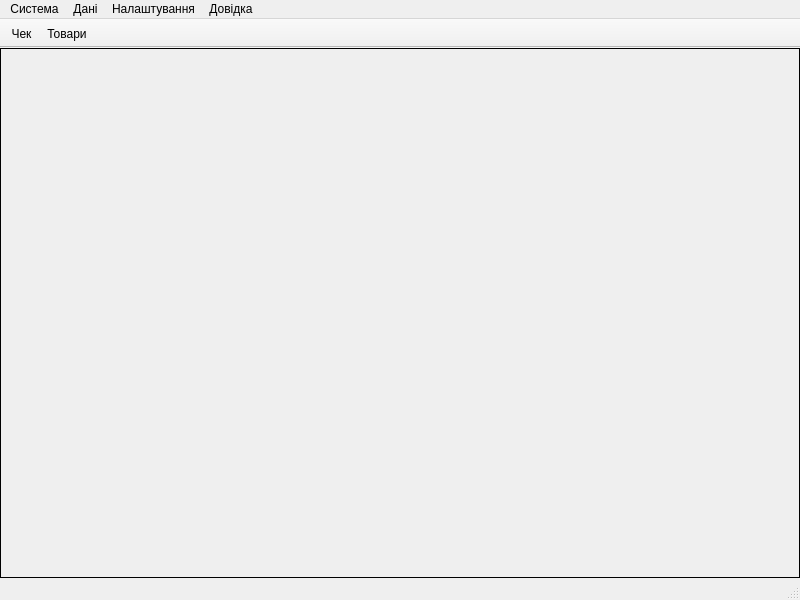
<?xml version="1.0" encoding="UTF-8"?>
<ui version="4.0">
 <class>MainWindow</class>
 <widget class="QMainWindow" name="MainWindow">
  <property name="geometry">
   <rect>
    <x>0</x>
    <y>0</y>
    <width>800</width>
    <height>600</height>
   </rect>
  </property>
  <property name="windowTitle">
   <string>Магазин іграшок</string>
  </property>
  <property name="windowIcon">
   <iconset resource="icons.qrc">
    <normaloff>:/icons/icons/SShop.ico</normaloff>:/icons/icons/SShop.ico</iconset>
  </property>
  <widget class="QWidget" name="centralWidget">
   <layout class="QHBoxLayout" name="horizontalLayout_2">
    <property name="leftMargin">
     <number>0</number>
    </property>
    <property name="topMargin">
     <number>0</number>
    </property>
    <property name="rightMargin">
     <number>0</number>
    </property>
    <property name="bottomMargin">
     <number>0</number>
    </property>
    <item>
     <widget class="QStackedWidget" name="stackedWidget">
      <property name="frameShape">
       <enum>QFrame::Box</enum>
      </property>
      <property name="currentIndex">
       <number>1</number>
      </property>
      <widget class="QWidget" name="page">
       <layout class="QGridLayout" name="gridLayout_2">
        <property name="leftMargin">
         <number>0</number>
        </property>
        <property name="topMargin">
         <number>0</number>
        </property>
        <property name="rightMargin">
         <number>0</number>
        </property>
        <property name="bottomMargin">
         <number>0</number>
        </property>
        <item row="0" column="0">
         <widget class="QTableWidget" name="tablePurchase">
          <property name="editTriggers">
           <set>QAbstractItemView::DoubleClicked|QAbstractItemView::SelectedClicked</set>
          </property>
          <property name="selectionMode">
           <enum>QAbstractItemView::SingleSelection</enum>
          </property>
          <property name="selectionBehavior">
           <enum>QAbstractItemView::SelectRows</enum>
          </property>
          <attribute name="horizontalHeaderCascadingSectionResizes">
           <bool>true</bool>
          </attribute>
          <attribute name="horizontalHeaderDefaultSectionSize">
           <number>87</number>
          </attribute>
          <attribute name="horizontalHeaderStretchLastSection">
           <bool>true</bool>
          </attribute>
          <attribute name="verticalHeaderVisible">
           <bool>false</bool>
          </attribute>
          <column>
           <property name="text">
            <string>Артикул</string>
           </property>
          </column>
          <column>
           <property name="text">
            <string>Назва</string>
           </property>
          </column>
          <column>
           <property name="text">
            <string>Виробник</string>
           </property>
          </column>
          <column>
           <property name="text">
            <string>Кількість</string>
           </property>
          </column>
          <column>
           <property name="text">
            <string>Ціна</string>
           </property>
          </column>
          <column>
           <property name="text">
            <string>Ціна з ПДВ</string>
           </property>
          </column>
          <column>
           <property name="text">
            <string>Сума</string>
           </property>
          </column>
         </widget>
        </item>
        <item row="1" column="0">
         <layout class="QHBoxLayout" name="horizontalLayout">
          <property name="leftMargin">
           <number>5</number>
          </property>
          <property name="rightMargin">
           <number>5</number>
          </property>
          <property name="bottomMargin">
           <number>5</number>
          </property>
          <item>
           <widget class="QPushButton" name="printPurchaseButton">
            <property name="enabled">
             <bool>false</bool>
            </property>
            <property name="minimumSize">
             <size>
              <width>120</width>
              <height>0</height>
             </size>
            </property>
            <property name="maximumSize">
             <size>
              <width>120</width>
              <height>16777215</height>
             </size>
            </property>
            <property name="text">
             <string>Друк</string>
            </property>
           </widget>
          </item>
          <item>
           <spacer name="horizontalSpacer">
            <property name="orientation">
             <enum>Qt::Horizontal</enum>
            </property>
            <property name="sizeHint" stdset="0">
             <size>
              <width>40</width>
              <height>20</height>
             </size>
            </property>
           </spacer>
          </item>
          <item>
           <widget class="QPushButton" name="addPurchaseButton">
            <property name="minimumSize">
             <size>
              <width>120</width>
              <height>0</height>
             </size>
            </property>
            <property name="maximumSize">
             <size>
              <width>120</width>
              <height>16777215</height>
             </size>
            </property>
            <property name="text">
             <string>Додати</string>
            </property>
           </widget>
          </item>
          <item>
           <widget class="QPushButton" name="removePurchaseButton">
            <property name="enabled">
             <bool>false</bool>
            </property>
            <property name="minimumSize">
             <size>
              <width>120</width>
              <height>0</height>
             </size>
            </property>
            <property name="maximumSize">
             <size>
              <width>120</width>
              <height>16777215</height>
             </size>
            </property>
            <property name="text">
             <string>Видалити</string>
            </property>
           </widget>
          </item>
          <item>
           <widget class="QPushButton" name="confirmPurchasesButton">
            <property name="enabled">
             <bool>false</bool>
            </property>
            <property name="minimumSize">
             <size>
              <width>120</width>
              <height>0</height>
             </size>
            </property>
            <property name="maximumSize">
             <size>
              <width>120</width>
              <height>16777215</height>
             </size>
            </property>
            <property name="text">
             <string>Підтвердити</string>
            </property>
           </widget>
          </item>
         </layout>
        </item>
       </layout>
      </widget>
      <widget class="QWidget" name="page3"/>
      <widget class="QWidget" name="showpage">
       <layout class="QGridLayout" name="gridLayout">
        <property name="leftMargin">
         <number>0</number>
        </property>
        <property name="topMargin">
         <number>0</number>
        </property>
        <property name="rightMargin">
         <number>0</number>
        </property>
        <property name="bottomMargin">
         <number>0</number>
        </property>
        <item row="1" column="0">
         <layout class="QHBoxLayout" name="horizontalLayout_3" stretch="0,0,0,0,0">
          <property name="leftMargin">
           <number>5</number>
          </property>
          <property name="topMargin">
           <number>0</number>
          </property>
          <property name="rightMargin">
           <number>5</number>
          </property>
          <property name="bottomMargin">
           <number>5</number>
          </property>
          <item>
           <widget class="QPushButton" name="addGoodButton">
            <property name="minimumSize">
             <size>
              <width>120</width>
              <height>0</height>
             </size>
            </property>
            <property name="maximumSize">
             <size>
              <width>120</width>
              <height>16777215</height>
             </size>
            </property>
            <property name="text">
             <string>Додати</string>
            </property>
           </widget>
          </item>
          <item>
           <spacer name="horizontalSpacer_3">
            <property name="orientation">
             <enum>Qt::Horizontal</enum>
            </property>
            <property name="sizeHint" stdset="0">
             <size>
              <width>40</width>
              <height>20</height>
             </size>
            </property>
           </spacer>
          </item>
          <item>
           <widget class="QPushButton" name="editGoodButton">
            <property name="enabled">
             <bool>false</bool>
            </property>
            <property name="minimumSize">
             <size>
              <width>120</width>
              <height>0</height>
             </size>
            </property>
            <property name="maximumSize">
             <size>
              <width>120</width>
              <height>16777215</height>
             </size>
            </property>
            <property name="text">
             <string>Редагувати</string>
            </property>
           </widget>
          </item>
          <item>
           <spacer name="horizontalSpacer_4">
            <property name="orientation">
             <enum>Qt::Horizontal</enum>
            </property>
            <property name="sizeHint" stdset="0">
             <size>
              <width>40</width>
              <height>20</height>
             </size>
            </property>
           </spacer>
          </item>
          <item>
           <widget class="QPushButton" name="removeGoodButton">
            <property name="enabled">
             <bool>false</bool>
            </property>
            <property name="minimumSize">
             <size>
              <width>120</width>
              <height>0</height>
             </size>
            </property>
            <property name="maximumSize">
             <size>
              <width>120</width>
              <height>16777215</height>
             </size>
            </property>
            <property name="text">
             <string>Видалити</string>
            </property>
           </widget>
          </item>
         </layout>
        </item>
        <item row="0" column="0">
         <widget class="QTableWidget" name="tableGoods">
          <property name="editTriggers">
           <set>QAbstractItemView::DoubleClicked|QAbstractItemView::SelectedClicked</set>
          </property>
          <property name="selectionMode">
           <enum>QAbstractItemView::SingleSelection</enum>
          </property>
          <property name="selectionBehavior">
           <enum>QAbstractItemView::SelectRows</enum>
          </property>
          <attribute name="horizontalHeaderDefaultSectionSize">
           <number>130</number>
          </attribute>
          <attribute name="horizontalHeaderStretchLastSection">
           <bool>true</bool>
          </attribute>
          <attribute name="verticalHeaderVisible">
           <bool>false</bool>
          </attribute>
          <column>
           <property name="text">
            <string>Артикул</string>
           </property>
          </column>
          <column>
           <property name="text">
            <string>Назва</string>
           </property>
          </column>
          <column>
           <property name="text">
            <string>Виробник</string>
           </property>
          </column>
          <column>
           <property name="text">
            <string>Кількість</string>
           </property>
          </column>
          <column>
           <property name="text">
            <string>Ціна</string>
           </property>
          </column>
          <column>
           <property name="text">
            <string>Ціна з ПДВ</string>
           </property>
          </column>
         </widget>
        </item>
       </layout>
      </widget>
     </widget>
    </item>
   </layout>
  </widget>
  <widget class="QMenuBar" name="menuBar">
   <property name="geometry">
    <rect>
     <x>0</x>
     <y>0</y>
     <width>800</width>
     <height>20</height>
    </rect>
   </property>
   <widget class="QMenu" name="menuSystem">
    <property name="title">
     <string>Система</string>
    </property>
    <addaction name="actionLogout"/>
    <addaction name="separator"/>
    <addaction name="actionExit"/>
   </widget>
   <widget class="QMenu" name="menuData">
    <property name="title">
     <string>Дані</string>
    </property>
    <addaction name="actionProviders"/>
    <addaction name="separator"/>
    <addaction name="actionWorkers"/>
    <addaction name="actionPost"/>
   </widget>
   <widget class="QMenu" name="menuSettings">
    <property name="title">
     <string>Налаштування</string>
    </property>
    <addaction name="actionSettingServer"/>
   </widget>
   <widget class="QMenu" name="menuHelp">
    <property name="title">
     <string>Довідка</string>
    </property>
    <addaction name="actionAboutProgram"/>
   </widget>
   <addaction name="menuSystem"/>
   <addaction name="menuData"/>
   <addaction name="menuSettings"/>
   <addaction name="menuHelp"/>
  </widget>
  <widget class="QToolBar" name="mainToolBar">
   <property name="movable">
    <bool>false</bool>
   </property>
   <property name="allowedAreas">
    <set>Qt::AllToolBarAreas</set>
   </property>
   <property name="orientation">
    <enum>Qt::Horizontal</enum>
   </property>
   <property name="toolButtonStyle">
    <enum>Qt::ToolButtonTextUnderIcon</enum>
   </property>
   <property name="floatable">
    <bool>false</bool>
   </property>
   <attribute name="toolBarArea">
    <enum>TopToolBarArea</enum>
   </attribute>
   <attribute name="toolBarBreak">
    <bool>false</bool>
   </attribute>
   <addaction name="actionCheck"/>
   <addaction name="actionGoods"/>
  </widget>
  <widget class="QStatusBar" name="statusBar"/>
  <action name="actionLogout">
   <property name="text">
    <string>Вийти з системи</string>
   </property>
  </action>
  <action name="actionExit">
   <property name="text">
    <string>Вийти</string>
   </property>
  </action>
  <action name="actionCheck">
   <property name="icon">
    <iconset resource="icons.qrc">
     <normaloff>:/icons/icons/purchase2.ico</normaloff>:/icons/icons/purchase2.ico</iconset>
   </property>
   <property name="text">
    <string>Чек</string>
   </property>
   <property name="iconText">
    <string>Чек</string>
   </property>
   <property name="toolTip">
    <string>Чек</string>
   </property>
   <property name="visible">
    <bool>true</bool>
   </property>
   <property name="menuRole">
    <enum>QAction::TextHeuristicRole</enum>
   </property>
   <property name="iconVisibleInMenu">
    <bool>true</bool>
   </property>
  </action>
  <action name="actionGoods">
   <property name="icon">
    <iconset resource="icons.qrc">
     <normaloff>:/icons/icons/goods.ico</normaloff>:/icons/icons/goods.ico</iconset>
   </property>
   <property name="text">
    <string>Товари</string>
   </property>
  </action>
  <action name="actionWorkers">
   <property name="icon">
    <iconset resource="icons.qrc">
     <normaloff>:/icons/icons/people.ico</normaloff>:/icons/icons/people.ico</iconset>
   </property>
   <property name="text">
    <string>Співробітники</string>
   </property>
  </action>
  <action name="actionProviders">
   <property name="icon">
    <iconset resource="icons.qrc">
     <normaloff>:/icons/icons/provider.ico</normaloff>:/icons/icons/provider.ico</iconset>
   </property>
   <property name="text">
    <string>Постачальники</string>
   </property>
  </action>
  <action name="actionSettingServer">
   <property name="icon">
    <iconset resource="icons.qrc">
     <normaloff>:/icons/icons/host.ico</normaloff>:/icons/icons/host.ico</iconset>
   </property>
   <property name="text">
    <string>Серверу</string>
   </property>
  </action>
  <action name="actionPost">
   <property name="icon">
    <iconset resource="icons.qrc">
     <normaloff>:/icons/icons/employees.ico</normaloff>:/icons/icons/employees.ico</iconset>
   </property>
   <property name="text">
    <string>Посади</string>
   </property>
  </action>
  <action name="actionAboutProgram">
   <property name="icon">
    <iconset resource="icons.qrc">
     <normaloff>:/icons/icons/info.ico</normaloff>:/icons/icons/info.ico</iconset>
   </property>
   <property name="text">
    <string>Про программу</string>
   </property>
  </action>
 </widget>
 <layoutdefault spacing="6" margin="11"/>
 <resources>
  <include location="icons.qrc"/>
 </resources>
 <connections/>
</ui>
